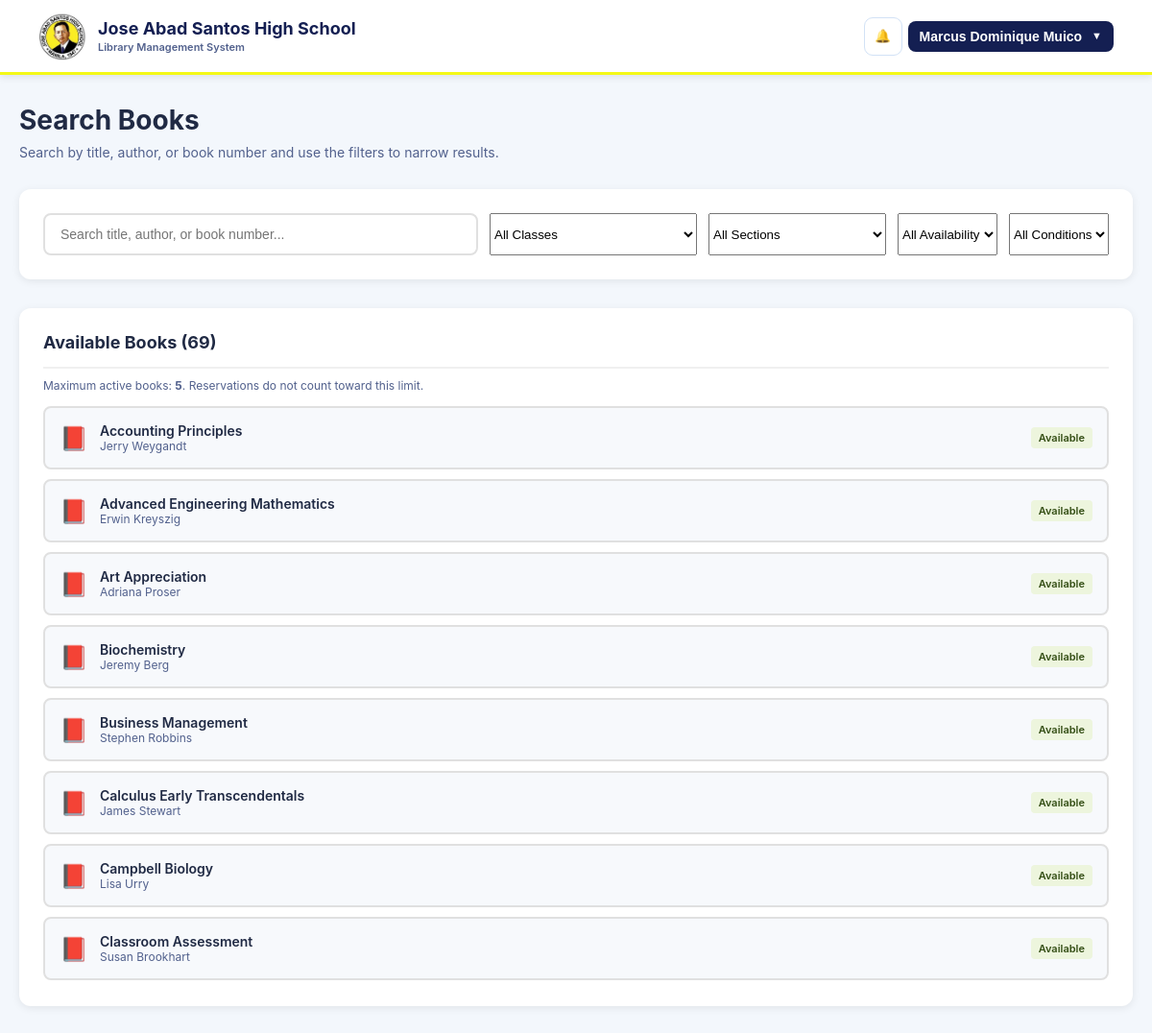
Screenshot of /student/borrow.php (signed in) with the database file from the repository.
### tables this page shows
CREATE TABLE `students` (
  `student_id` int NOT NULL,
  `student_no` varchar(50) DEFAULT NULL,
  `full_name` varchar(255) NOT NULL,
  `student_group` varchar(100) DEFAULT NULL,
  `department` varchar(150) DEFAULT NULL,
  `year_level` varchar(50) DEFAULT NULL,
  `contact_number` varchar(20) DEFAULT NULL,
  `card_valid_until` date DEFAULT NULL,
  `email` varchar(255) DEFAULT NULL,
  `qr_code` varchar(255) NOT NULL,
  `password` varchar(255) NOT NULL,
  `status` enum('active','inactive') NOT NULL DEFAULT 'active',
  `is_archived` tinyint(1) NOT NULL DEFAULT '0',
  `archived_at` datetime DEFAULT NULL,
  `archived_by` int DEFAULT NULL,
  `created_at` timestamp NOT NULL DEFAULT CURRENT_TIMESTAMP,
  `updated_at` timestamp NOT NULL DEFAULT CURRENT_TIMESTAMP ON UPDATE CURRENT_TIMESTAMP
);

CREATE TABLE `library_settings` (
  `setting_key` varchar(100) NOT NULL,
  `setting_value` varchar(255) NOT NULL,
  `updated_at` timestamp NOT NULL DEFAULT CURRENT_TIMESTAMP ON UPDATE CURRENT_TIMESTAMP
);

CREATE TABLE `books` (
  `book_id` int NOT NULL,
  `title` varchar(255) NOT NULL,
  `author` varchar(255) NOT NULL,
  `co_authors` text,
  `place_of_publication` varchar(255) DEFAULT NULL,
  `publication_date` date DEFAULT NULL,
  `book_number` varchar(100) NOT NULL,
  `book_pages` int NOT NULL,
  `source_of_funds` varchar(255) DEFAULT NULL,
  `cost_price` decimal(10,2) DEFAULT NULL,
  `publisher` varchar(255) DEFAULT NULL,
  `edition` varchar(100) DEFAULT NULL,
  `volumes` varchar(100) DEFAULT NULL,
  `class` varchar(100) DEFAULT NULL,
  `type_of_material` varchar(100) DEFAULT NULL,
  `location_collection` varchar(255) DEFAULT NULL,
  `library_building` varchar(150) DEFAULT NULL,
  `shelf_number` varchar(100) DEFAULT NULL,
  `library_section` varchar(150) DEFAULT NULL,
  `qr_code` varchar(255) NOT NULL,
  `book_status` enum('available','out_of_stock','damaged','lost') NOT NULL DEFAULT 'available',
  `book_condition` varchar(20) NOT NULL DEFAULT 'New',
  `is_archived` tinyint(1) NOT NULL DEFAULT '0',
  `archived_at` datetime DEFAULT NULL,
  `archived_by` int DEFAULT NULL,
  `total_copies` int NOT NULL DEFAULT '1',
  `available_copies` int NOT NULL DEFAULT '1',
  `borrowed_copies` int NOT NULL DEFAULT '0',
  `lost_copies` int NOT NULL DEFAULT '0',
  `damaged_copies` int NOT NULL DEFAULT '0',
  `created_at` timestamp NOT NULL DEFAULT CURRENT_TIMESTAMP,
  `updated_at` timestamp NOT NULL DEFAULT CURRENT_TIMESTAMP ON UPDATE CURRENT_TIMESTAMP
);

### includes/library_rules.php (called while the page is built, shortened)
<?php
function ensureLibraryRulesTable(mysqli $conn): void
{
    static $done = false;
    if ($done) return;
    $sql = "CREATE TABLE IF NOT EXISTS library_settings (
        setting_key VARCHAR(100) NOT NULL,
        setting_value VARCHAR(255) NOT NULL,
        updated_at TIMESTAMP NOT NULL DEFAULT CURRENT_TIMESTAMP ON UPDATE CURRENT_TIMESTAMP,
        PRIMARY KEY (setting_key)
    ) ENGINE=InnoDB DEFAULT CHARSET=utf8mb4 COLLATE=utf8mb4_unicode_ci";
    $defaults = [
        'max_active_books_per_student' => '3',
        'reservation_expiry_days' => '3'
    ];
    $stmt = $conn->prepare("INSERT IGNORE INTO library_settings (setting_key, setting_value) VALUES (?, ?)");
}
function getLibraryRule(mysqli $conn, string $key, int $default): int
{
    $stmt = $conn->prepare("SELECT setting_value FROM library_settings WHERE setting_key=? LIMIT 1");
    $stmt->bind_param('s', $key);
    $stmt->execute();
    $row = $stmt->get_result()->fetch_assoc();
    $value = isset($row['setting_value']) ? (int)$row['setting_value'] : $default;
    return $value > 0 ? $value : $default;
}
?>

### student/borrow.php (the view, shortened to what this page needs)
<?php
require_once __DIR__ . '/../db.php';
require_once __DIR__ . '/../includes/library_rules.php';
$student = null;
$books = [];
$student_id = (int)$_SESSION['student_id'];
$max_active_books = getLibraryRule($conn, 'max_active_books_per_student', 3);
try {
    $student_stmt = $conn->prepare("\n        SELECT student_id, student_no, full_name, contact_number, qr_code, status, created_at\n        FROM students\n        WHERE student_id = ? AND status = 'active' AND COALESCE(is_archived,0) = 0\n        LIMIT 1\n    ");
    $student_stmt->bind_param('i', $student_id);
    $student_stmt->execute();
    $student = $student_stmt->get_result()->fetch_assoc();
} catch (Exception $e) {
    $student_error = 'Unable to load your student account right now.';
    logError('Student borrow page error: ' . $e->getMessage());
}
if ($student) {
    try {
        $books_stmt = $conn->prepare("
            SELECT
                book_id,
                title,
                author,
                book_number,
                book_pages,
                publisher,
                edition,
                volumes,
                class,
                location_collection,
                library_building,
                shelf_number,
                library_section,
                book_condition,
                qr_code,
                book_status,
                total_copies,
                available_copies,
                borrowed_copies
            FROM books
            WHERE COALESCE(is_archived,0) = 0
            AND qr_code IS NOT NULL
            AND qr_code != ''
            GROUP BY book_id
            ORDER BY title ASC
        ");
        $books_stmt->execute();
        $books_result = $books_stmt->get_result();
        while ($row = $books_result->fetch_assoc()) {
            $books[] = $row;
        }
    } catch (Exception $e) {
        logError('Books fetch error: ' . $e->getMessage());
    }
}
?>
<!DOCTYPE html>
<html lang="en">
<head>
</head>
<body class="student-app student-borrow-page">
    <header class="page-header">
        <a href="/LibraryBorrowingSystem/student/borrow.php" class="header-brand">
            <img src="/LibraryBorrowingSystem/Img/jAbadSantos_Logo.jpg" alt="Jose Abad Santos High School Logo">
            <span class="header-brand-text">Jose Abad Santos High School<span class="header-brand-subtitle">Library Management System</span></span>
        </a>
        <div class="student-header-actions">
        <div class="student-notification-wrap">
    <button type="button" class="student-notification-bell" id="studentNotificationBell" aria-label="Notifications">
        <span>🔔</span><span class="student-notification-count" id="studentNotificationCount" style="display:none;">0</span>
    </button>
</div>
<div class="student-menu">
            <button type="button" class="student-menu-toggle" id="studentMenuToggle" aria-haspopup="true" aria-expanded="false">
                <span class="student-menu-name"><?php echo $student ? htmlspecialchars($student['full_name']) : 'Student'; ?></span>
                <span class="student-menu-caret">▼</span>
            </button>
        </div>
    </div>
    </header>
    <div class="container">
        <div class="header">
            <h1>Search Books</h1>
            <p>Search by title, author, or book number and use the filters to narrow results.</p>
        </div>
        <div class="search-section">
            <form class="search-form" id="searchForm">
                <input type="text"
                       id="searchInput"
                       placeholder="Search title, author, or book number..."
                       autofocus>
                <select id="classFilter" aria-label="Filter by class">
                    <option value="">All Classes</option>
                </select>
                <select id="sectionFilter" aria-label="Filter by library section">
                    <option value="">All Sections</option>
                </select>
                <select id="availabilityFilter" aria-label="Filter by availability">
                    <option value="">All Availability</option>
                </select>
                <select id="conditionFilter" aria-label="Filter by book condition">
                    <option value="">All Conditions</option>
                </select>
            </form>
        </div>
        <div class="grid">
            <div class="results-section">
                <h2>Available Books (<span id="bookCount"><?php echo count($books); ?></span>)</h2>
                <div style="margin:-10px 0 14px;color:#52618D;font-size:12px;">
                    Maximum active books: <strong><?php echo (int)$max_active_books; ?></strong>. Reservations do not count toward this limit.
                </div>
                <div class="results-list" id="booksList">
                    <?php if (empty($books) && $student): ?>
                        <div class="empty-results">
                            <p>No books available at the moment</p>
                        </div>
                    <?php elseif (!$student): ?>
                        <div class="empty-results">
                            <p>Unable to load books. Please verify your QR code.</p>
                        </div>
                    <?php else: ?>
                        <?php foreach ($books as $book): ?>
                            <div class="book-item <?php echo $book['available_copies'] <= 0 ? 'unavailable' : ''; ?>"
                                 onclick="selectBook(<?php echo $book['book_id']; ?>, '<?php echo htmlspecialchars(addslashes($book['title'])); ?>', <?php echo $book['available_copies']; ?>, this)">
                                <div class="book-icon">📕</div>
                                <div class="book-info">
                                    <div class="book-title"><?php echo htmlspecialchars($book['title']); ?></div>
                                    <div class="book-author"><?php echo htmlspecialchars($book['author']); ?></div>
                                </div>
                                <div class="book-availability <?php echo $book['available_copies'] > 0 ? 'available' : 'unavailable'; ?>">
                                    <?php echo $book['available_copies'] > 0 ? 'Available' : 'Out of Stock'; ?>
                                </div>
                            </div>
                        <?php endforeach; ?>
                    <?php endif; ?>
                </div>
            </div>
        </div>
    </div>
</body>
</html>

### student/borrow.php (style rules this page uses)
* { margin: 0; padding: 0; box-sizing: border-box; }
body { font-family: -apple-system, BlinkMacSystemFont, 'Segoe UI', 'Roboto', sans-serif; background: #F3F7FC; color: #202A44; padding-bottom: 40px; }
.container { max-width: 1200px; margin: 30px auto; padding: 0 20px; }
.header { margin-bottom: 30px; }
.header h1 { font-size: 28px; color: #202A44; margin-bottom: 8px; }
.header p { color: #52618D; font-size: 14px; }
.search-section { background: white; border-radius: 12px; padding: 25px; box-shadow: 0 2px 8px rgba(0, 0, 0, 0.08); margin-bottom: 30px; }
.search-form { display: flex; gap: 12px; flex-wrap: wrap; }
.search-form input { flex: 1; min-width: 250px; padding: 12px 16px; border: 2px solid #e0e0e0; border-radius: 8px; font-size: 14px; transition: all 0.3s; }
.grid { display: grid; grid-template-columns: 1fr; gap: 30px; align-items: start; }
.results-section { background: white; border-radius: 12px; padding: 25px; box-shadow: 0 2px 8px rgba(0, 0, 0, 0.08); }
.results-section h2 { font-size: 18px; margin-bottom: 20px; color: #202A44; padding-bottom: 15px; border-bottom: 2px solid #f0f0f0; }
.results-list { display: flex; flex-direction: column; gap: 10px; max-height: 600px; overflow-y: auto; }
.book-item { padding: 15px; background: #F7F9FC; border: 2px solid #e0e0e0; border-radius: 8px; cursor: pointer; transition: all 0.3s; display: flex; align-items: center; gap: 12px; }
.book-icon { font-size: 24px; flex-shrink: 0; }
.book-info { flex: 1; }
.book-title { font-weight: 600; color: #202A44; font-size: 14px; }
.book-author { font-size: 12px; color: #52618D; }
.book-availability { font-size: 11px; padding: 4px 8px; border-radius: 4px; font-weight: 600; flex-shrink: 0; }
.book-availability.available { background: #EDF5DD; color: #344E15; }
.page-header { position: fixed; top: 0; left: 0; right: 0; height: 70px; background: white; box-shadow: 0 2px 8px rgba(0, 0, 0, 0.1); z-index: 998; display: flex; align-items: center; justify-content: space-between; padding: 0 40px; border-bottom: 3px solid #F4F916; }
.header-brand { display: flex; align-items: center; text-decoration: none; gap: 12px; }
.header-brand img { height: 50px; width: auto; object-fit: contain; }
.header-brand-text { font-size: 18px; font-weight: 700; color: #141F52; }
.student-menu { position: relative; display: flex; align-items: center; }
.student-menu-toggle { display: inline-flex; align-items: center; gap: 10px; padding: 8px 12px; background: #141F52; color: white; border: none; border-radius: 8px; font-weight: 700; font-size: 14px; cursor: pointer; box-shadow: none; }
.student-menu-name { max-width: 220px; overflow: hidden; text-overflow: ellipsis; white-space: nowrap; }
.student-menu-caret { font-size: 11px; line-height: 1; }
.student-notification-wrap { position:relative;display:flex;align-items:center;margin-right:8px }
.student-notification-bell { position:relative;width:40px;height:40px;border:1px solid #D2E2F6;border-radius:9px;background:#fff;color:#141F52;cursor:pointer }
.header-brand-text { display:flex;flex-direction:column;line-height:1.1; }
.header-brand-subtitle { display:block;margin-top:4px;font-size:11px;font-weight:600;color:#52618D; }
.page-header { gap:10px; }
.student-header-actions { display:flex;align-items:center;gap:4px;flex-shrink:0 }
.student-notification-wrap { margin:0!important }
.page-header { height:78px;padding:0 40px;box-sizing:border-box;position:sticky;top:0;z-index:900;background:#fff; }
.student-header-actions { display:flex;align-items:center;gap:6px;flex-shrink:0; }
.student-notification-wrap { margin:0!important; }

### includes/responsive.php (style rules this page uses)
html, body { max-width: 100%; overflow-x: hidden; }
img, canvas { max-width: 100%; height: auto; }

### rows the page displays
students: full_name "Marcus Dominique Muico"
library_settings: setting_value "5"
books: title "Accounting Principles", author "Jerry Weygandt", available_copies "Available"
books: title "Advanced Engineering Mathematics", author "Erwin Kreyszig", available_copies "Available"
books: title "Art Appreciation", author "Adriana Proser", available_copies "Available"
books: title "Biochemistry", author "Jeremy Berg", available_copies "Available"
books: title "Business Management", author "Stephen Robbins", available_copies "Available"
books: title "Calculus Early Transcendentals", author "James Stewart", available_copies "Available"
books: title "Campbell Biology", author "Lisa Urry", available_copies "Available"
books: title "Classroom Assessment", author "Susan Brookhart", available_copies "Available"

### other values shown
count($books) "69"
